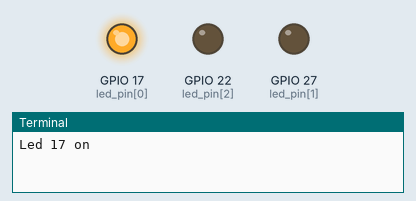
Bench run of a program on a simulated Raspberry Pi (BCM pin numbers). On the bench: output pins drawn as LEDs (lit = HIGH), the last lines printed to the terminal.

Above: at 0.2 s.
At 1.2 s:
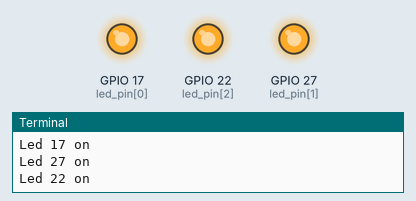
At 1.7 s:
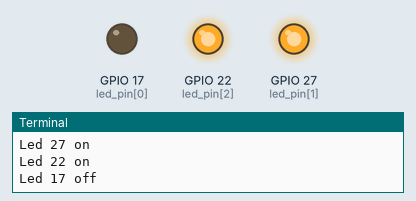
At 2.2 s:
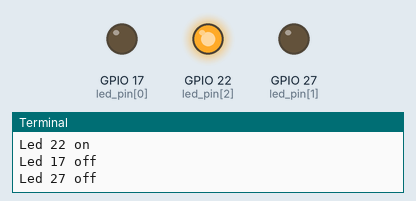
At 3.7 s:
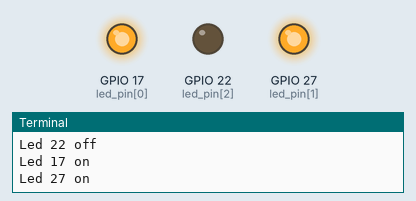
At 5.7 s:
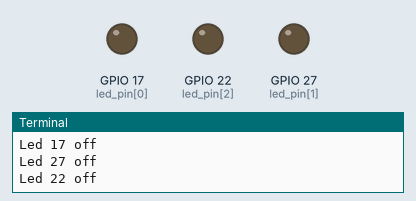
Timing chart, 0 to 6.9 s (numbered marks = the images above):
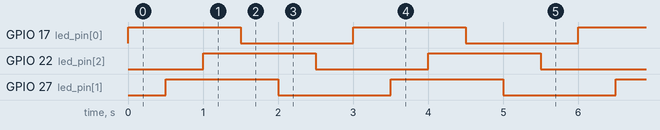

Measured:
- by itself, GPIO 17 (led_pin[0]), GPIO 22 (led_pin[2]), GPIO 27 (led_pin[1]): alternates HIGH for 1.5 s and LOW for 1.5 s
- by itself, everything shown: repeats every 3.0 s, in 6 steps

The program:

001_2_3_gpio_output3_3.py
```python
'''
3개의 led 제어
gpio17, 27, 22에 led 연결
0.5초 단위로 순차적으로 켜지고, 순차적으로 꺼짐
Ctrl+C 누르면 프로그램 종료
'''
import RPi.GPIO as GPIO
import time

led_pin = [17, 27, 22]

GPIO.setmode(GPIO.BCM)

GPIO.setup(led_pin, GPIO.OUT)

try :
    while True :
        for pin in led_pin:
            GPIO.output(pin, True)
            print(f'Led {pin} on')

            time.sleep(0.5)
        for pin in led_pin:
            GPIO.output(pin, False)
            print(f'Led {pin} off')
            time.sleep(0.5)
except KeyboardInterrupt :
    print("Key interrupt")
GPIO.cleanup()
print('Program end')
```
